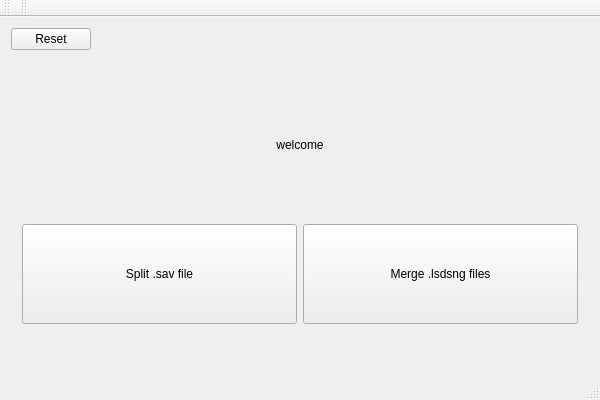
<?xml version="1.0" encoding="UTF-8"?>
<ui version="4.0">
 <class>MainWindow</class>
 <widget class="QMainWindow" name="MainWindow">
  <property name="geometry">
   <rect>
    <x>0</x>
    <y>0</y>
    <width>600</width>
    <height>400</height>
   </rect>
  </property>
  <property name="windowTitle">
   <string>SpreadMechanism</string>
  </property>
  <widget class="QWidget" name="centralWidget">
   <property name="sizePolicy">
    <sizepolicy hsizetype="MinimumExpanding" vsizetype="MinimumExpanding">
     <horstretch>0</horstretch>
     <verstretch>0</verstretch>
    </sizepolicy>
   </property>
   <property name="minimumSize">
    <size>
     <width>320</width>
     <height>220</height>
    </size>
   </property>
   <layout class="QGridLayout" name="gridLayout">
    <property name="verticalSpacing">
     <number>12</number>
    </property>
    <item row="0" column="0">
     <widget class="QPushButton" name="resetButton">
      <property name="sizePolicy">
       <sizepolicy hsizetype="Fixed" vsizetype="Fixed">
        <horstretch>0</horstretch>
        <verstretch>0</verstretch>
       </sizepolicy>
      </property>
      <property name="text">
       <string>Reset</string>
      </property>
     </widget>
    </item>
    <item row="1" column="0" colspan="3">
     <widget class="QStackedWidget" name="stackedWidget">
      <property name="currentIndex">
       <number>0</number>
      </property>
      <widget class="QWidget" name="homePage">
       <layout class="QGridLayout" name="gridLayout_2">
        <item row="3" column="0">
         <widget class="QPushButton" name="toSplitButton">
          <property name="minimumSize">
           <size>
            <width>0</width>
            <height>100</height>
           </size>
          </property>
          <property name="text">
           <string>Split .sav file</string>
          </property>
         </widget>
        </item>
        <item row="4" column="0" colspan="2">
         <spacer name="verticalSpacer">
          <property name="orientation">
           <enum>Qt::Vertical</enum>
          </property>
          <property name="sizeHint" stdset="0">
           <size>
            <width>20</width>
            <height>40</height>
           </size>
          </property>
         </spacer>
        </item>
        <item row="2" column="0" colspan="2">
         <spacer name="verticalSpacer_3">
          <property name="orientation">
           <enum>Qt::Vertical</enum>
          </property>
          <property name="sizeHint" stdset="0">
           <size>
            <width>20</width>
            <height>40</height>
           </size>
          </property>
         </spacer>
        </item>
        <item row="0" column="0" colspan="2">
         <spacer name="verticalSpacer_2">
          <property name="orientation">
           <enum>Qt::Vertical</enum>
          </property>
          <property name="sizeHint" stdset="0">
           <size>
            <width>20</width>
            <height>40</height>
           </size>
          </property>
         </spacer>
        </item>
        <item row="1" column="0" colspan="2">
         <widget class="QLabel" name="lemon">
          <property name="minimumSize">
           <size>
            <width>0</width>
            <height>80</height>
           </size>
          </property>
          <property name="text">
           <string>welcome</string>
          </property>
          <property name="alignment">
           <set>Qt::AlignCenter</set>
          </property>
         </widget>
        </item>
        <item row="3" column="1">
         <widget class="QPushButton" name="toMergeButton">
          <property name="minimumSize">
           <size>
            <width>0</width>
            <height>100</height>
           </size>
          </property>
          <property name="text">
           <string>Merge .lsdsng files</string>
          </property>
         </widget>
        </item>
       </layout>
      </widget>
      <widget class="QWidget" name="splitPage">
       <layout class="QGridLayout" name="gridLayout_4">
        <item row="0" column="0">
         <widget class="QLabel" name="label">
          <property name="text">
           <string>.sav</string>
          </property>
         </widget>
        </item>
        <item row="1" column="0">
         <widget class="QLineEdit" name="splitSavLine">
          <property name="minimumSize">
           <size>
            <width>300</width>
            <height>0</height>
           </size>
          </property>
         </widget>
        </item>
        <item row="1" column="1">
         <widget class="QPushButton" name="splitSelectSavButton">
          <property name="text">
           <string>Select .sav</string>
          </property>
         </widget>
        </item>
        <item row="2" column="0" colspan="2">
         <widget class="QListWidget" name="splitSongList">
          <property name="selectionMode">
           <enum>QAbstractItemView::MultiSelection</enum>
          </property>
         </widget>
        </item>
        <item row="3" column="0">
         <widget class="QLabel" name="label_3">
          <property name="text">
           <string>Output Directory</string>
          </property>
         </widget>
        </item>
        <item row="4" column="0">
         <widget class="QLineEdit" name="splitSelectOutputLine">
          <property name="minimumSize">
           <size>
            <width>300</width>
            <height>0</height>
           </size>
          </property>
         </widget>
        </item>
        <item row="4" column="1">
         <widget class="QPushButton" name="splitSelectOutputButton">
          <property name="text">
           <string>Select Output Directory</string>
          </property>
         </widget>
        </item>
        <item row="5" column="0" colspan="2">
         <widget class="QPushButton" name="doSplitButton">
          <property name="text">
           <string>SPLIT</string>
          </property>
         </widget>
        </item>
       </layout>
      </widget>
      <widget class="QWidget" name="mergePage">
       <layout class="QGridLayout" name="gridLayout_3">
        <item row="0" column="0" colspan="2">
         <widget class="QLabel" name="label_2">
          <property name="text">
           <string>Merging a directory of .lsdsng files into one new .sav file:</string>
          </property>
         </widget>
        </item>
        <item row="1" column="0">
         <widget class="QLineEdit" name="mergeDirectoryLine">
          <property name="placeholderText">
           <string>Press Select Directory and choose a folder!</string>
          </property>
         </widget>
        </item>
        <item row="1" column="1">
         <widget class="QPushButton" name="selectMergeDirectoryButton">
          <property name="minimumSize">
           <size>
            <width>0</width>
            <height>40</height>
           </size>
          </property>
          <property name="text">
           <string>Select Directory</string>
          </property>
         </widget>
        </item>
        <item row="2" column="1">
         <widget class="QPushButton" name="doMergeButton">
          <property name="minimumSize">
           <size>
            <width>0</width>
            <height>40</height>
           </size>
          </property>
          <property name="text">
           <string>Merge</string>
          </property>
         </widget>
        </item>
        <item row="2" column="0">
         <widget class="QTreeView" name="mergeFileView">
          <property name="selectionMode">
           <enum>QAbstractItemView::MultiSelection</enum>
          </property>
         </widget>
        </item>
       </layout>
      </widget>
     </widget>
    </item>
   </layout>
  </widget>
  <widget class="QMenuBar" name="menuBar">
   <property name="geometry">
    <rect>
     <x>0</x>
     <y>0</y>
     <width>600</width>
     <height>22</height>
    </rect>
   </property>
  </widget>
  <widget class="QToolBar" name="mainToolBar">
   <attribute name="toolBarArea">
    <enum>TopToolBarArea</enum>
   </attribute>
   <attribute name="toolBarBreak">
    <bool>false</bool>
   </attribute>
  </widget>
  <widget class="QStatusBar" name="statusBar"/>
  <widget class="QToolBar" name="toolBar">
   <property name="windowTitle">
    <string>toolBar</string>
   </property>
   <attribute name="toolBarArea">
    <enum>TopToolBarArea</enum>
   </attribute>
   <attribute name="toolBarBreak">
    <bool>false</bool>
   </attribute>
  </widget>
  <action name="actionHome">
   <property name="text">
    <string>Home</string>
   </property>
  </action>
  <action name="actionSplit">
   <property name="text">
    <string>Split</string>
   </property>
  </action>
  <action name="actionMerge">
   <property name="text">
    <string>Merge</string>
   </property>
  </action>
 </widget>
 <layoutdefault spacing="6" margin="11"/>
 <resources/>
 <connections/>
</ui>
